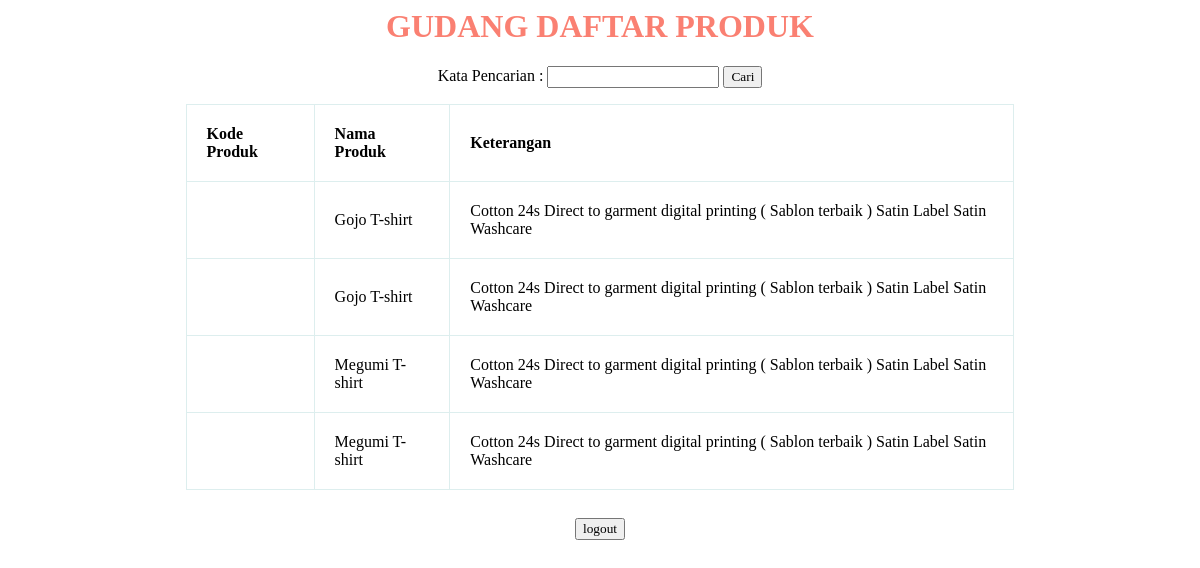
The page / on the database its author committed.
### tables this page shows
CREATE TABLE `produk` (
  `id` int(11) NOT NULL,
  `harga_produk` varchar(50) NOT NULL,
  `nama_produk` varchar(255) NOT NULL,
  `keterangan` text NOT NULL,
  `gambar` text NOT NULL,
  `tombol` varchar(255) NOT NULL
);

### index.php (the view, shortened to what this page needs)
<html>
<head>
</head>
<body>
	<center><h1>GUDANG DAFTAR PRODUK</h1></center>
	<form method="GET" action="index.php" style="text-align: center;">
		<label>Kata Pencarian : </label>
		<input type="text" name="kata_cari" value="<?php if(isset($_GET['kata_cari'])) { echo $_GET['kata_cari']; } ?>" />
		<button type="submit">Cari</button>
	</form>
	<table>
		<thead>
			<tr>
				<th>Kode Produk</th>
				<th>Nama Produk</th>
				<th>Keterangan</th>
			</tr>
		</thead>
		<tbody>
			<?php
			include('koneksi.php');
				if(isset($_GET['kata_cari'])){
					$kata_cari = $_GET['kata_cari'];
					$query = "SELECT * FROM produk WHERE kode_produk like '%".$kata_cari."%' OR nama_produk like '%".$kata_cari."%' OR keterangan like '%".$kata_cari."%' ORDER BY id ASC";
				} else {
					$query = "SELECT * FROM produk ORDER BY id ASC";
				}
				$result = mysqli_query($koneksi, $query);
				while ($row = mysqli_fetch_assoc($result)) {
			?>
			<tr>
				<td><?php echo $row['kode_produk']; ?></td>
				<td><?php echo $row['nama_produk']; ?></td>
				<td><?php echo $row['keterangan']; ?></td>
			</tr>
			<?php
			}
			?>
		</tbody>
	</table>
	<br>
	<center><form action="./indexlogin.php" method="post">
				<input type="submit" name="submit" alt="submit" value="logout"/>
	</form></center>
	<br/>
</body>
</html>

### index.php (style rules this page uses)
* { font-family: "Trebuchet Ms"; }
h1 { text-transform: uppercase; color: salmon; }
table { border: 1px solid #ddeeee; border-collapse: collapse; border-spacing: 0; width: 70%; margin: 10px auto 10px auto; }
th, td { border: 1px solid #ddeeee; padding: 20px; text-align: left; }

### rows shown on the page
produk: nama_produk "Gojo T-shirt", keterangan "Cotton 24s Direct to garment digital printing ( Sablon terbaik ) Satin Label Satin Washcare"
produk: nama_produk "Gojo T-shirt", keterangan "Cotton 24s Direct to garment digital printing ( Sablon terbaik ) Satin Label Satin Washcare"
produk: nama_produk "Megumi T-shirt", keterangan "Cotton 24s Direct to garment digital printing ( Sablon terbaik ) Satin Label Satin Washcare"
produk: nama_produk "Megumi T-shirt", keterangan "Cotton 24s Direct to garment digital printing ( Sablon terbaik ) Satin Label Satin Washcare"
